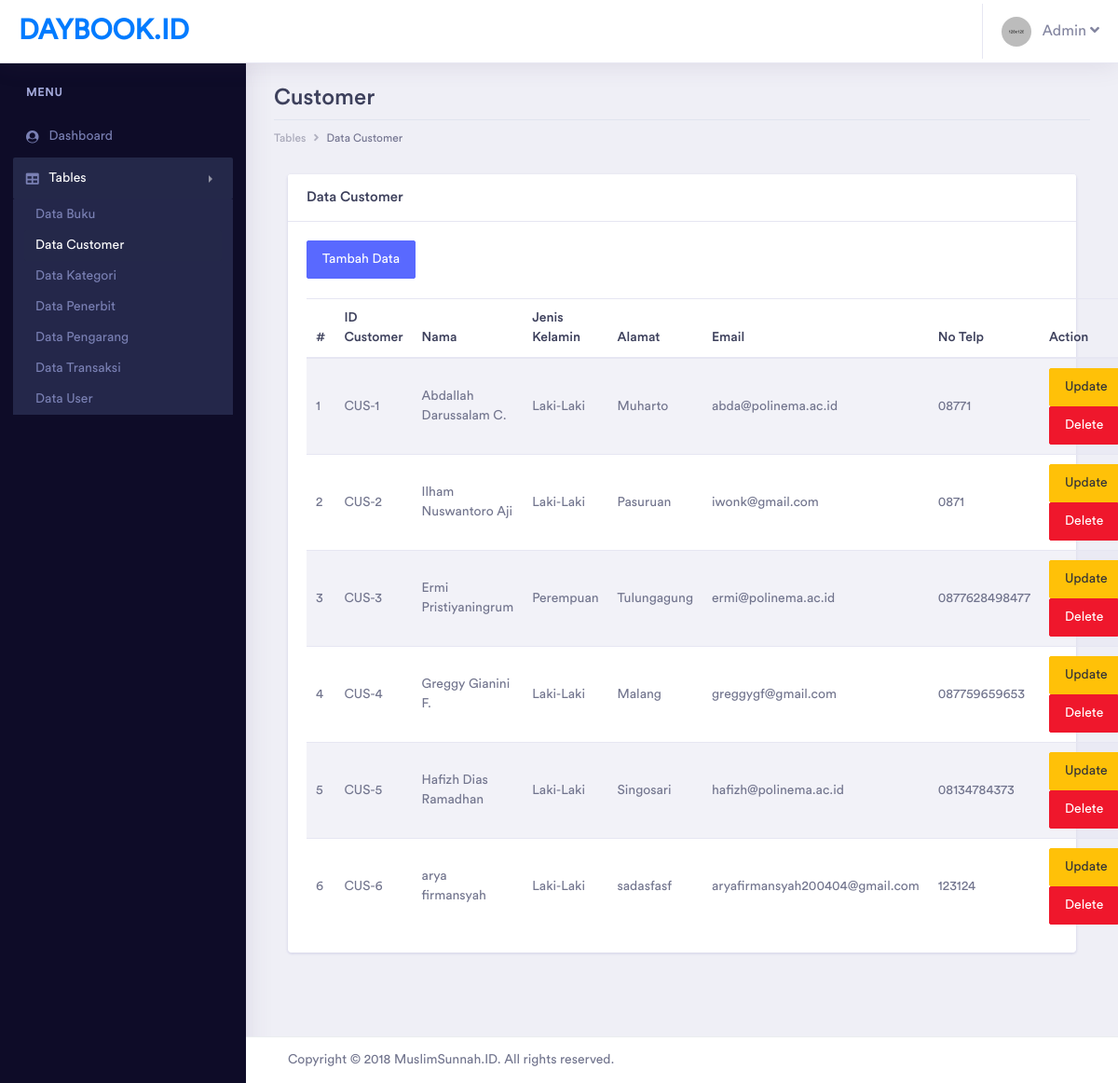
The page /admin/pages/tables/customer/table_customer.php (signed in) on the database its author committed.
### tables this page shows
CREATE TABLE `customer` (
  `id_customer` varchar(20) NOT NULL,
  `nama_customer` varchar(100) NOT NULL,
  `jk_customer` enum('Laki-Laki','Perempuan') NOT NULL,
  `alamat_customer` varchar(200) NOT NULL,
  `email_customer` varchar(100) NOT NULL,
  `telp_customer` varchar(20) NOT NULL,
  `deleted` tinyint(1) NOT NULL
);

### admin/pages/tables/customer/table_customer.php (the view, shortened to what this page needs)
<?php
include '../../../../helper/connection.php';
?>
<?php
if(!$_SESSION['username'] && !$_SESSION['password'] && $_SESSION['tipe_user'] != "Admin")
{
    echo "
		<script type='text/javascript'>
		alert('Anda harus login terlebih dahulu!')
		window.location='../../../index.php';
		</script>";
}
else
{
?>
<!doctype html>
<html lang="en">
<head>
    <link rel="stylesheet" href="../../../assets/vendor/bootstrap/css/bootstrap.min.css">
    <link href="../../../assets/vendor/fonts/circular-std/style.css" rel="stylesheet">
    <link rel="stylesheet" href="../../../assets/libs/css/style.css">
    <link rel="stylesheet" href="../../../assets/vendor/fonts/fontawesome/css/fontawesome-all.css">
    <link rel="stylesheet" href="../../../assets/vendor/charts/chartist-bundle/chartist.css">
    <link rel="stylesheet" href="../../../assets/vendor/charts/morris-bundle/morris.css">
    <link rel="stylesheet" href="../../../assets/vendor/fonts/material-design-iconic-font/css/materialdesignicons.min.css">
    <link rel="stylesheet" href="../../../assets/vendor/charts/c3charts/c3.css">
    <link rel="stylesheet" href="../../../assets/vendor/fonts/flag-icon-css/flag-icon.min.css">
</head>
<body>
    <div class="dashboard-main-wrapper">
        <div class="dashboard-header">
            <nav class="navbar navbar-expand-lg bg-white fixed-top">
                <a class="navbar-brand" href="../../../dashboard.php">DAYBOOK.ID</a>
                <div class="collapse navbar-collapse " id="navbarSupportedContent">
                    <ul class="navbar-nav ml-auto navbar-right-top">
                        <li class="nav-item dropdown nav-user">
                            <a class="nav-link nav-user-img" href="#" id="navbarDropdownMenuLink2" data-toggle="dropdown"
                                aria-haspopup="true" aria-expanded="false"><img src="../../../assets/images/avatar-1.jpg"
                                    alt="" class="user-avatar-md rounded-circle">&nbsp;&nbsp;&nbsp;Admin <i class="fas fa-angle-down"></i></a>
                        </li>
                    </ul>
                </div>
            </nav>
        </div>
        <div class="nav-left-sidebar sidebar-dark">
            <div class="menu-list">
                <nav class="navbar navbar-expand-lg navbar-light">
                    <div class="collapse navbar-collapse" id="navbarNav">
                        <ul class="navbar-nav flex-column">
                            <li class="nav-divider">
                                Menu
                            </li>
                            <li class="nav-item ">
                                <a class="nav-link" href="../../../dashboard.php" aria-expanded="false" data-target="#submenu-1"
                                    aria-controls="submenu-1"><i class="fa fa-fw fa-user-circle"></i>Dashboard
                                    <span class="badge badge-success">6</span></a>
                            </li>
                            <li class="nav-item">
                                <a class="nav-link active" href="#" data-toggle="collapse" aria-expanded="false"
                                    data-target="#submenu-5" aria-controls="submenu-5"><i class="fas fa-fw fa-table"></i>Tables</a>
                                <div id="submenu-5" class="collapse submenu show" style="">
                                    <ul class="nav flex-column">
                                        <li class="nav-item">
                                            <a class="nav-link" href="../buku/table_buku.php">Data Buku</a>
                                        </li>
                                        <li class="nav-item">
                                            <a class="nav-link active" href="table_customer.php">Data Customer</a>
                                        </li>
                                        <li class="nav-item">
                                            <a class="nav-link" href="../kategori/table_kategori.php">Data Kategori</a>
                                        </li>
                                        <li class="nav-item">
                                            <a class="nav-link" href="../penerbit/table_penerbit.php">Data Penerbit</a>
                                        </li>
                                        <li class="nav-item">
                                            <a class="nav-link" href="../pengarang/table_pengarang.php">Data Pengarang</a>
                                        </li>
                                        <li class="nav-item">
                                            <a class="nav-link" href="../transaksi/table_transaksi.php">Data Transaksi</a>
                                        </li>
                                        <li class="nav-item">
                                            <a class="nav-link" href="../user/table_user.php">Data User</a>
                                        </li>
                                    </ul>
                                </div>
                            </li>
                        </ul>
                    </div>
                </nav>
            </div>
        </div>
        <div class="dashboard-wrapper">
            <div class="dashboard-ecommerce">
                <div class="container-fluid dashboard-content ">
                    <div class="row">
                        <div class="col-xl-12 col-lg-12 col-md-12 col-sm-12 col-12">
                            <div class="page-header">
                                <h2 class="pageheader-title">Customer</h2>
                                <div class="page-breadcrumb">
                                    <nav aria-label="breadcrumb">
                                        <ol class="breadcrumb">
                                            <li class="breadcrumb-item"><a href="#" class="breadcrumb-link">Tables</a></li>
                                            <li class="breadcrumb-item active" aria-current="page">Data Customer</li>
                                        </ol>
                                    </nav>
                                </div>
                            </div>
                        </div>
                    </div>
                    <div class="col-xl-12">
                        <div class="card">
                            <h5 class="card-header">Data Customer</h5>
                            <div class="card-body">
                                <a href="form_customer.php" class="btn btn-primary">Tambah Data</a>
                                <br><br>
                                <table class="table table-striped">
                                    <thead>
                                        <tr>
                                            <th>#</th>
                                            <th>ID Customer</th>
                                            <th>Nama</th>
                                            <th>Jenis Kelamin</th>
                                            <th>Alamat</th>
                                            <th>Email</th>
                                            <th>No Telp</th>
                                            <th>Action</th>
                                        </tr>
                                    </thead>
                                    <tbody>
                                        <?php
                                            $query = "SELECT * FROM customer where deleted=0";
                                            $result = mysqli_query($con, $query);
                                            if (mysqli_num_rows($result) > 0)
                                            {
                                                $index = 1;
                                                while($row = mysqli_fetch_assoc($result))
                                                {
                                                    $id_customer = $row['id_customer'];
                                                    echo "
                                                    <tr>
                                                        <td>" . $index++ . "</td>
                                                        <td>" . $row["id_customer"] . "</td>
                                                        <td>" . $row["nama_customer"] . "</td>
                                                        <td>" . $row["jk_customer"] . "</td>
                                                        <td>" . $row["alamat_customer"] . "</td>
                                                        <td>" . $row["email_customer"] . "</td>
                                                        <td>" . $row["telp_customer"] . "</td>
                                                        <td>
                                                            <a href='form_edit_customer.php?id_customer=$id_customer' class='btn btn-warning'>Update</a>
                                                            <a href='process/delete_customer.php?id_customer=$id_customer' class='btn btn-danger'>Delete</a>
                                                        </td>
                                                    </tr>
                                                    ";
                                                }
                                            }
                                            ?>
                                    </tbody>
                                </table>
                            </div>
                        </div>
                    </div>
                </div>
            </div>
            <div class="footer">
                <div class="container-fluid">
                    <div class="row">
                        <div class="col-xl-6 col-lg-6 col-md-6 col-sm-12 col-12">
                            Copyright © 2018 MuslimSunnah.ID. All rights reserved.
                        </div>
                        <div class="col-xl-6 col-lg-6 col-md-6 col-sm-12 col-12">
                        </div>
                    </div>
                </div>
            </div>
        </div>
    </div>
</body>
</html>
<?php } ?>

### rows shown on the page
customer: id_customer "CUS-1", nama_customer "Abdallah Darussalam C.", jk_customer "Laki-Laki", alamat_customer "Muharto", email_customer "abda@polinema.ac.id", telp_customer "08771"
customer: id_customer "CUS-2", nama_customer "Ilham Nuswantoro Aji", jk_customer "Laki-Laki", alamat_customer "Pasuruan", email_customer "iwonk@gmail.com", telp_customer "0871"
customer: id_customer "CUS-3", nama_customer "Ermi Pristiyaningrum", jk_customer "Perempuan", alamat_customer "Tulungagung", email_customer "ermi@polinema.ac.id", telp_customer "0877628498477"
customer: id_customer "CUS-4", nama_customer "Greggy Gianini F.", jk_customer "Laki-Laki", alamat_customer "Malang", email_customer "greggygf@gmail.com", telp_customer "087759659653"
customer: id_customer "CUS-5", nama_customer "Hafizh Dias Ramadhan", jk_customer "Laki-Laki", alamat_customer "Singosari", email_customer "hafizh@polinema.ac.id", telp_customer "08134784373"
customer: id_customer "CUS-6", nama_customer "arya firmansyah", jk_customer "Laki-Laki", alamat_customer "sadasfasf", email_customer "aryafirmansyah200404@gmail.com", telp_customer "123124"
